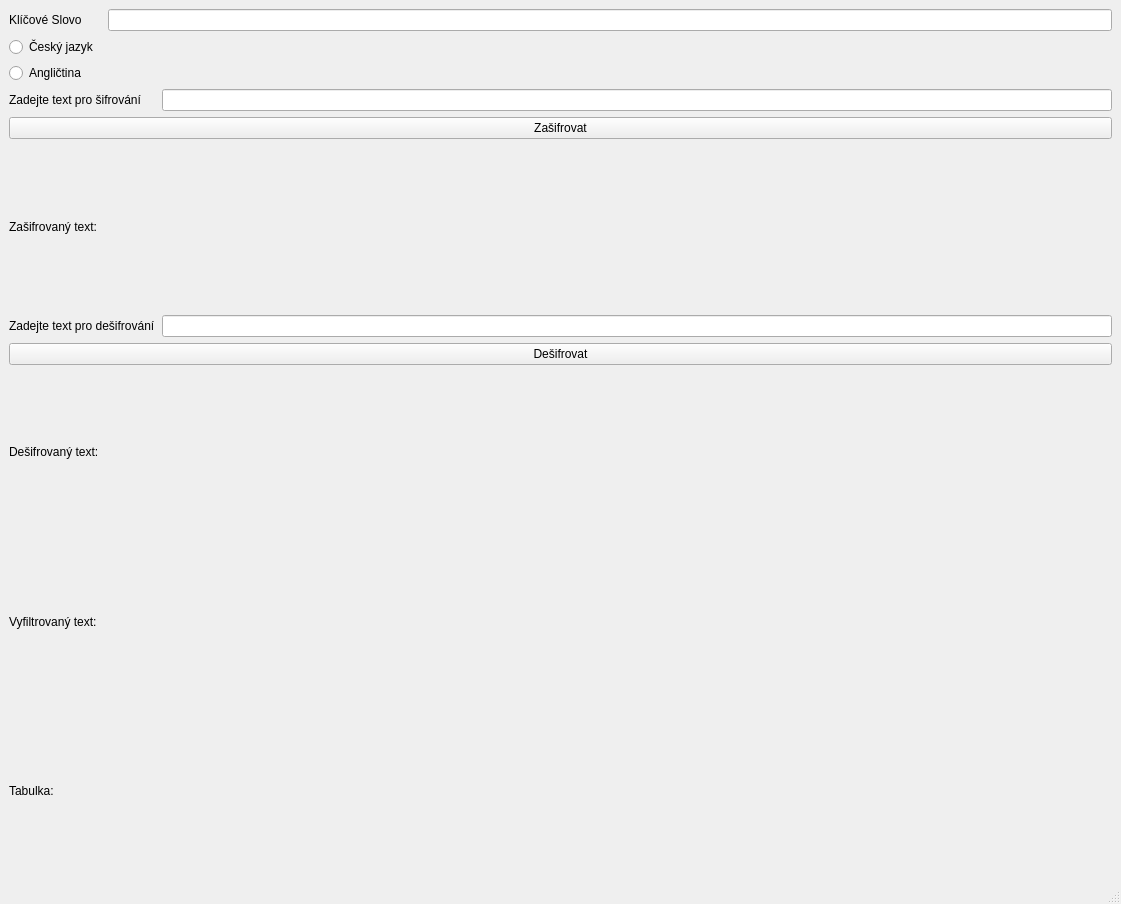
<?xml version="1.0" encoding="UTF-8"?>
<ui version="4.0">
 <class>MainWindow</class>
 <widget class="QMainWindow" name="MainWindow">
  <property name="geometry">
   <rect>
    <x>0</x>
    <y>0</y>
    <width>1121</width>
    <height>904</height>
   </rect>
  </property>
  <property name="windowTitle">
   <string>MainWindow</string>
  </property>
  <widget class="QWidget" name="centralwidget">
   <layout class="QGridLayout" name="gridLayout">
    <item row="0" column="0">
     <widget class="QLabel" name="klicoveSlovoGUI">
      <property name="text">
       <string>Klíčové Slovo</string>
      </property>
     </widget>
    </item>
    <item row="0" column="1" colspan="2">
     <widget class="QLineEdit" name="lineEditKlicoveSlovo"/>
    </item>
    <item row="1" column="0">
     <widget class="QRadioButton" name="radioButtonCzech">
      <property name="text">
       <string>Český jazyk</string>
      </property>
     </widget>
    </item>
    <item row="2" column="0">
     <widget class="QRadioButton" name="radioButtonEnglish">
      <property name="text">
       <string>Angličtina</string>
      </property>
     </widget>
    </item>
    <item row="3" column="0" colspan="2">
     <widget class="QLabel" name="sifrovaniGUI">
      <property name="text">
       <string>Zadejte text pro šifrování</string>
      </property>
     </widget>
    </item>
    <item row="3" column="2">
     <widget class="QLineEdit" name="lineEditTextSifrovani"/>
    </item>
    <item row="4" column="0" colspan="3">
     <widget class="QPushButton" name="pushZasifrovat">
      <property name="text">
       <string>Zašifrovat</string>
      </property>
     </widget>
    </item>
    <item row="5" column="0">
     <widget class="QLabel" name="zasifrovanyTextGUI">
      <property name="text">
       <string>Zašifrovaný text: </string>
      </property>
      <property name="textInteractionFlags">
       <set>Qt::LinksAccessibleByMouse|Qt::TextSelectableByMouse</set>
      </property>
     </widget>
    </item>
    <item row="6" column="0" colspan="2">
     <widget class="QLabel" name="desifrovaniGUI">
      <property name="text">
       <string>Zadejte text pro dešifrování</string>
      </property>
      <property name="textInteractionFlags">
       <set>Qt::LinksAccessibleByMouse|Qt::TextSelectableByMouse</set>
      </property>
     </widget>
    </item>
    <item row="6" column="2">
     <widget class="QLineEdit" name="lineEditTextDesifrovani"/>
    </item>
    <item row="7" column="0" colspan="3">
     <widget class="QPushButton" name="pushDesifrovat">
      <property name="text">
       <string>Dešifrovat</string>
      </property>
     </widget>
    </item>
    <item row="8" column="0">
     <widget class="QLabel" name="desifrovanyTextGUI">
      <property name="text">
       <string>Dešifrovaný text: </string>
      </property>
      <property name="textInteractionFlags">
       <set>Qt::LinksAccessibleByMouse|Qt::TextSelectableByMouse</set>
      </property>
     </widget>
    </item>
    <item row="10" column="0">
     <widget class="QLabel" name="tabulkaGUI">
      <property name="text">
       <string>Tabulka:</string>
      </property>
      <property name="textInteractionFlags">
       <set>Qt::LinksAccessibleByMouse|Qt::TextSelectableByMouse</set>
      </property>
     </widget>
    </item>
    <item row="9" column="0" colspan="2">
     <widget class="QLabel" name="vyfiltrovanyTextGUI">
      <property name="text">
       <string>Vyfiltrovaný text: </string>
      </property>
      <property name="textInteractionFlags">
       <set>Qt::LinksAccessibleByMouse|Qt::TextSelectableByMouse</set>
      </property>
     </widget>
    </item>
   </layout>
  </widget>
  <widget class="QMenuBar" name="menubar">
   <property name="geometry">
    <rect>
     <x>0</x>
     <y>0</y>
     <width>1121</width>
     <height>21</height>
    </rect>
   </property>
  </widget>
  <widget class="QStatusBar" name="statusbar"/>
 </widget>
 <resources/>
 <connections/>
</ui>
